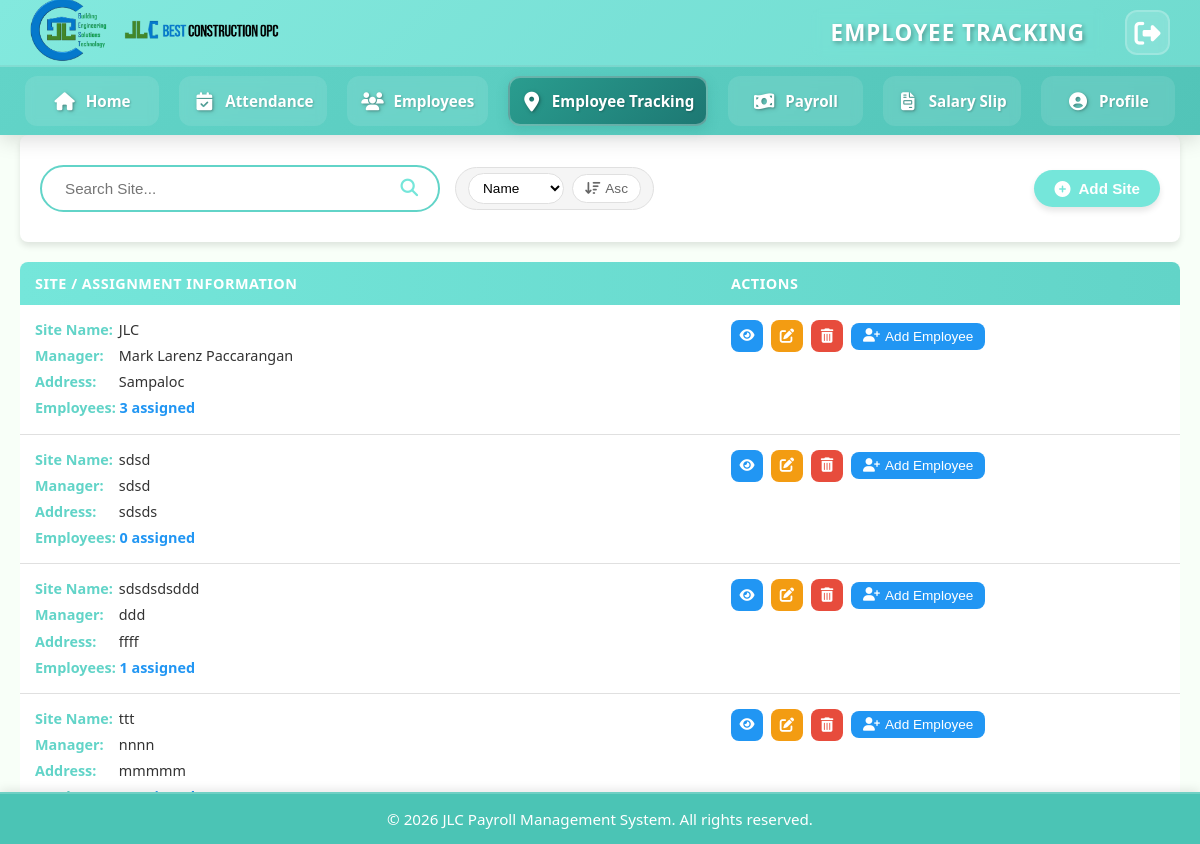
The app's page /site_monitoring.php (signed in), older data.
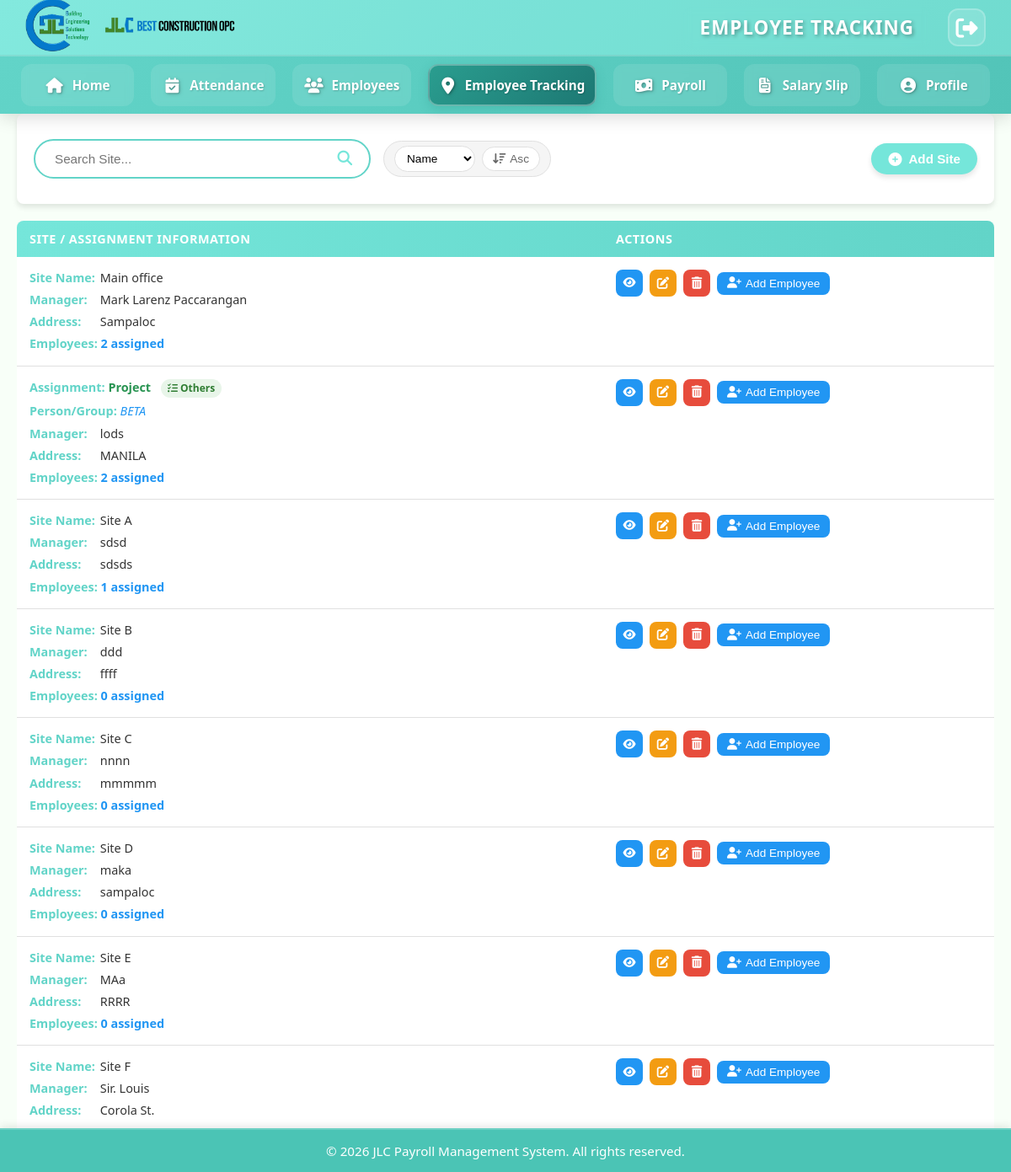
The same page, newer data.
### tables this page shows
CREATE TABLE `site_monitoring` (
  `id` int(11) NOT NULL,
  `site_name` varchar(255) NOT NULL,
  `site_manager` varchar(255) NOT NULL,
  `site_address` varchar(255) NOT NULL,
  `is_others` tinyint(1) DEFAULT 0,
  `others_id` int(11) DEFAULT NULL
);

CREATE TABLE `site_others` (
  `id` int(11) NOT NULL,
  `site_id` int(11) NOT NULL,
  `assignment_type` enum('Meeting','Project','Activities') NOT NULL,
  `person_group` varchar(255) NOT NULL,
  `manager` varchar(255) NOT NULL,
  `location` varchar(255) NOT NULL
);

### site_monitoring.php (the view, shortened to what the rows shown need)
<?php
include 'connection.php';
function getSiteEmployeeCount($conn, $site_id) {
    $query = "SELECT COUNT(*) as count FROM site_employee WHERE site_id = ?";
    $stmt = $conn->prepare($query);
    $stmt->bind_param("i", $site_id);
    $stmt->execute();
    $result = $stmt->get_result();
    $data = $result->fetch_assoc();
    return $data ? $data['count'] : 0;
}
$sort_by = isset($_GET['sort_by']) ? $_GET['sort_by'] : 'site_name';
$sort_order = isset($_GET['sort_order']) ? $_GET['sort_order'] : 'ASC';
$sort_order = strtoupper($sort_order) === 'DESC' ? 'DESC' : 'ASC';
$table_check = $conn->query("SHOW TABLES LIKE 'site_others'");
$has_site_others = $table_check->num_rows > 0;
if ($has_site_others) {
    $query = "SELECT sm.*, so.assignment_type, so.person_group
              FROM site_monitoring sm
              LEFT JOIN site_others so ON sm.id = so.site_id";
} else {
    $query = "SELECT sm.*, NULL as assignment_type, NULL as person_group
              FROM site_monitoring sm";
}
$query .= " ORDER BY $sort_by $sort_order";
$stmt = $conn->prepare($query);
$stmt->execute();
$result = $stmt->get_result();
?>
<!DOCTYPE html>
<html lang="en">
<head>
    <link rel="stylesheet" href="./assets/css/site_monitoring.css">
    <link rel="stylesheet" href="https://cdnjs.cloudflare.com/ajax/libs/font-awesome/6.4.0/css/all.min.css">
</head>
<body>
    <?php include_once("./includes/header.php"); ?>
    <main class="content">
        <div class="content-wrapper">
            <div class="table-responsive">
                <div class="site-table-container">
                    <table class="site-table">
                        <thead>
                            <tr>
                                <th>Site / Assignment Information</th>
                                <th>Actions</th>
                            </tr>
                        </thead>
                        <tbody>
                        <?php if ($result && $result->num_rows > 0): ?>
                            <?php while ($row = $result->fetch_assoc()):
                                $employee_count = getSiteEmployeeCount($conn, $row['id']);
                                $is_others = $row['is_others'] == 1;
                            ?>
                            <tr>
                                <td>
                                    <div class="site-info">
                                        <?php if ($is_others && isset($row['assignment_type']) && $row['assignment_type'] !== null): ?>
                                            <div>
                                                <strong>Assignment:</strong>
                                                <span class="assignment-type"><?php echo htmlspecialchars($row['assignment_type']); ?></span>
                                                <span class="assignment-badge">
                                                    <i class="fas fa-tasks"></i> Others
                                                </span>
                                            </div>
                                            <div>
                                                <strong>Person/Group:</strong>
                                                <span class="person-group"><?php echo htmlspecialchars($row['person_group']); ?></span>
                                            </div>
                                        <?php else: ?>
                                            <div>
                                                <strong>Site Name:</strong>
                                                <?php echo htmlspecialchars($row['site_name']); ?>
                                            </div>
                                        <?php endif; ?>
                                        <div><strong>Manager:</strong> <?php echo htmlspecialchars($row['site_manager']); ?></div>
                                        <div><strong>Address:</strong> <?php echo htmlspecialchars($row['site_address']); ?></div>
                                        <div><strong>Employees:</strong> <span style="color: var(--info-color); font-weight: 600;"><?php echo $employee_count; ?> assigned</span></div>
                                    </div>
                                </td>
                                <td>
                                    <div class="action-buttons">
                                        <button class='action-btn view-btn'
                                                onclick='showViewEmployeesModal(<?php echo $row['id']; ?>, "<?php echo htmlspecialchars(addslashes($is_others && isset($row['assignment_type']) && $row['assignment_type'] !== null ? $row['assignment_type'] : $row['site_name'])); ?>", "<?php echo htmlspecialchars(addslashes($row['site_manager'])); ?>", "<?php echo htmlspecialchars(addslashes($row['site_address'])); ?>")'
                                                title="View Employees">
                                            <i class="fas fa-eye"></i>
                                        </button>
                                        <a href='site_monitoring.php?edit=<?php echo $row['id']; ?>'
                                           class='action-btn edit-btn'
                                           title="Edit">
                                            <i class="fas fa-edit"></i>
                                        </a>
                                        <a href='javascript:void(0);'
                                           class='action-btn delete-btn'
                                           title="Delete"
                                           onclick='confirmDelete(<?php echo $row['id']; ?>)'>
                                            <i class="fas fa-trash-alt"></i>
                                        </a>
                                        <button class='add-employee-btn'
                                                onclick='showAddEmployeeModal(<?php echo $row['id']; ?>, "<?php echo htmlspecialchars(addslashes($is_others && isset($row['assignment_type']) && $row['assignment_type'] !== null ? $row['assignment_type'] : $row['site_name'])); ?>")'
                                                title="Add Employee">
                                            <i class="fas fa-user-plus"></i>
                                            Add Employee
                                        </button>
                                    </div>
                                </td>
                            </tr>
                            <?php endwhile; ?>
                        <?php endif; ?>
                        </tbody>
                    </table>
                </div>
            </div>
        </div>
    </main>
</body>
</html>

Row changes from the older to the newer data that the page shows:
removed site_monitoring: site_name "JLC", site_manager "Mark Larenz Paccarangan", site_address "Sampaloc", employee_count "3"
removed site_monitoring: site_name "sdsd", site_manager "sdsd", site_address "sdsds", employee_count "0"
removed site_monitoring: site_name "sdsdsdsddd", site_manager "ddd", site_address "ffff", employee_count "1"
removed site_monitoring: site_name "ttt", site_manager "nnnn", site_address "mmmmm"
added site_monitoring: site_name "Main office", site_manager "Mark Larenz Paccarangan", site_address "Sampaloc", employee_count "2"
added site_others: assignment_type "Project", person_group "BETA", site.site_manager "lods", site.site_address "MANILA", employee_count "2"
added site_monitoring: site_name "Site A", site_manager "sdsd", site_address "sdsds", employee_count "1"
added site_monitoring: site_name "Site B", site_manager "ddd", site_address "ffff", employee_count "0"
added site_monitoring: site_name "Site C", site_manager "nnnn", site_address "mmmmm", employee_count "0"
added site_monitoring: site_name "Site D", site_manager "maka", site_address "sampaloc", employee_count "0"
added site_monitoring: site_name "Site E", site_manager "MAa", site_address "RRRR", employee_count "0"
added site_monitoring: site_name "Site F", site_manager "Sir. Louis", site_address "Corola St."
